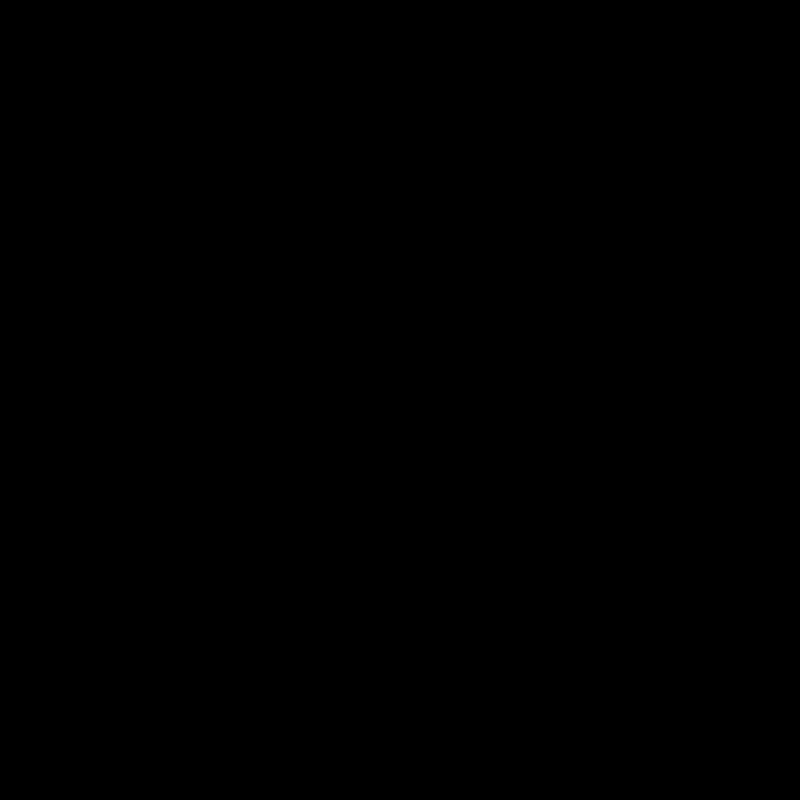
Frame 1 (no input)
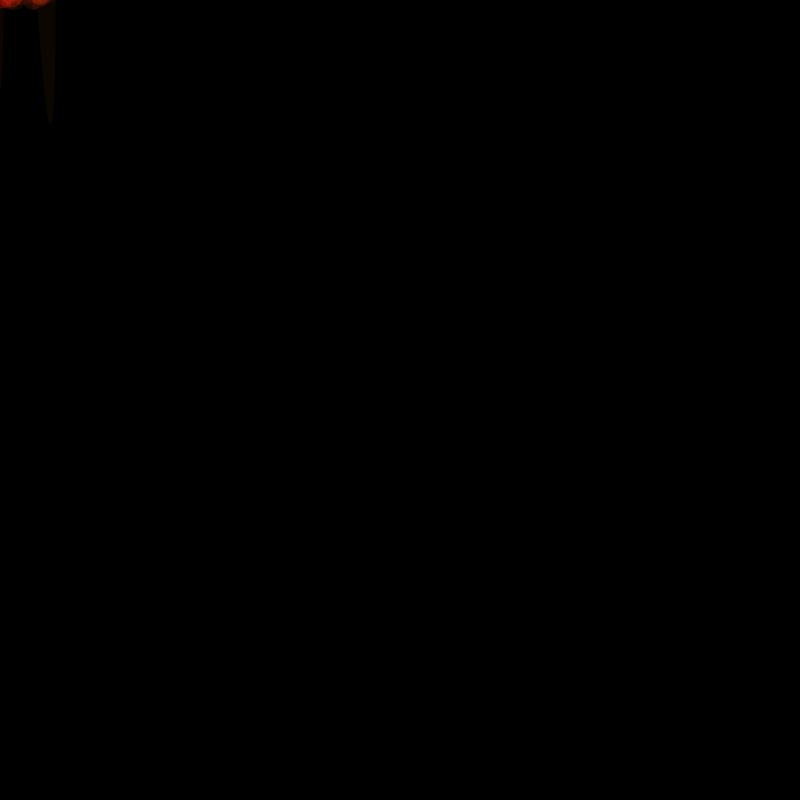
Frame 60 (the mouse pressed at the canvas centre just before this capture)
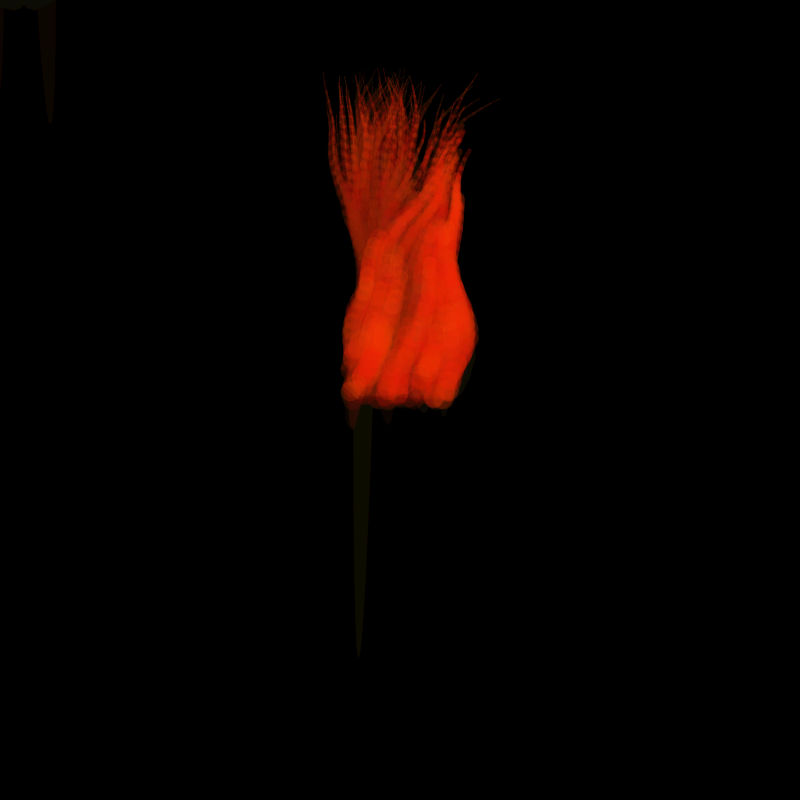
Frame 120 (the mouse held since frame 60 and released just before this capture)

The Processing sketch that drew these frames (run headless with seeded random() and noise(); from frame 60 on, the mouse is pressed at the canvas centre):

// Processing sketch: processing_84101
// ── processing_84101.pde


ArrayList<Curves> lines = new ArrayList<Curves>();


float noiseScale = 100;
float nz = 0;
float line_lenght = 10;
float drawCount = 30;


void setup() {
  //setup
  size ( 800 , 800); 
  background (0);
  
}


//////////////////////////////////////////////////////////////////



void draw() {

  //background (0);
  
  lineDraw();
  
  fadeToBG ();
  

  
  
}



//////////////////////////////////////////////////////////////////
// FUNCTION

void lineDraw(){
    //　ラインを　いくつ増やして行くか つまり発生数、 ここでは 5 にした
    //println("配列　追加　開始");
    
  for (int i = 0 ; i < 5 ; i++) {
        // lines.add (  new Curves( (width / 2 + random( 0 , 100)) - 100 , (height / 2 + random( 0 , 50)) - 100));
        lines.add (  new Curves( ( mouseX + random( 0 , 100)) - 50 , (mouseY + random( 0 , 50)) - 50));

    //println(lines.get(0));
    //println("配列　追加　完了");
        
    }
 

  noFill();
 
  
  for ( int i = 0 ; i < lines.size() ; i++) {
      
      Curves crv = lines.get(i);
      //println(crv.x1);
      
      
      float b = noise ( crv.x4 / noiseScale , crv.y4 / noiseScale , nz ) * -PI; 
      
      crv.addCoord( cos(b) * line_lenght , sin(b) * line_lenght);
      
      strokeWeight ( 20 * ( drawCount - crv.n ) / drawCount+1);
      //stroke ( 240 + random(5,15) , 20 + random(0,50) , random(0,10),  (drawCount - crv.n) / drawCount );
      stroke ( 240+ random(5,15) , 20 + random(0,50) ,random(0,10) ,50 );
      
      curve ( crv.x1 , crv.y1 , crv.x2 , crv.y2 , crv.x3 , crv.y3 , crv.x4 , crv.y4 );
     //curve ( 0 , 0 , 10 , 50 , 35 , 55 , 80 , 120);
 
      if ( crv.n >= drawCount ) {
        lines.remove( i );
        i--;
        
      }
 
   }
     nz += 0.05;  

}


void fadeToBG () {
   noStroke();
   fill ( 0 , 10);
   rect ( 0 , 0 , width , height );   
 
}

//////////////////////////////////////////////////////////////////
//////////////////////////////////////////////////////////////////

// 
class Curves {
    float x1 ,x2 ,x3, x4;    //3次ベジェー曲線のための引数
    float y1 ,y2, y3, y4;
    
    int n = 0;      //　何回座標が更新されたのか
 
  Curves( float tmpX , float tmpY  ) {
    
    x1 = x2 = x3 = x4 = tmpX;          //初期化
    y1 = y2 = y3 = y4 = tmpY;
  }
  
  void addCoord ( float tmpdX , float tmpdY ) {
     x1 = x2;          //　最後の点には移動分の数値をプラス、ほかは　その前を走る点の位置に行く仕組み
     x2 = x3;
     x3 = x4;
     x4 += tmpdX;
 
     y1 = y2;
     y2 = y3;
     y3 = y4;
     y4 += tmpdY; 
     n++;
  }
}
